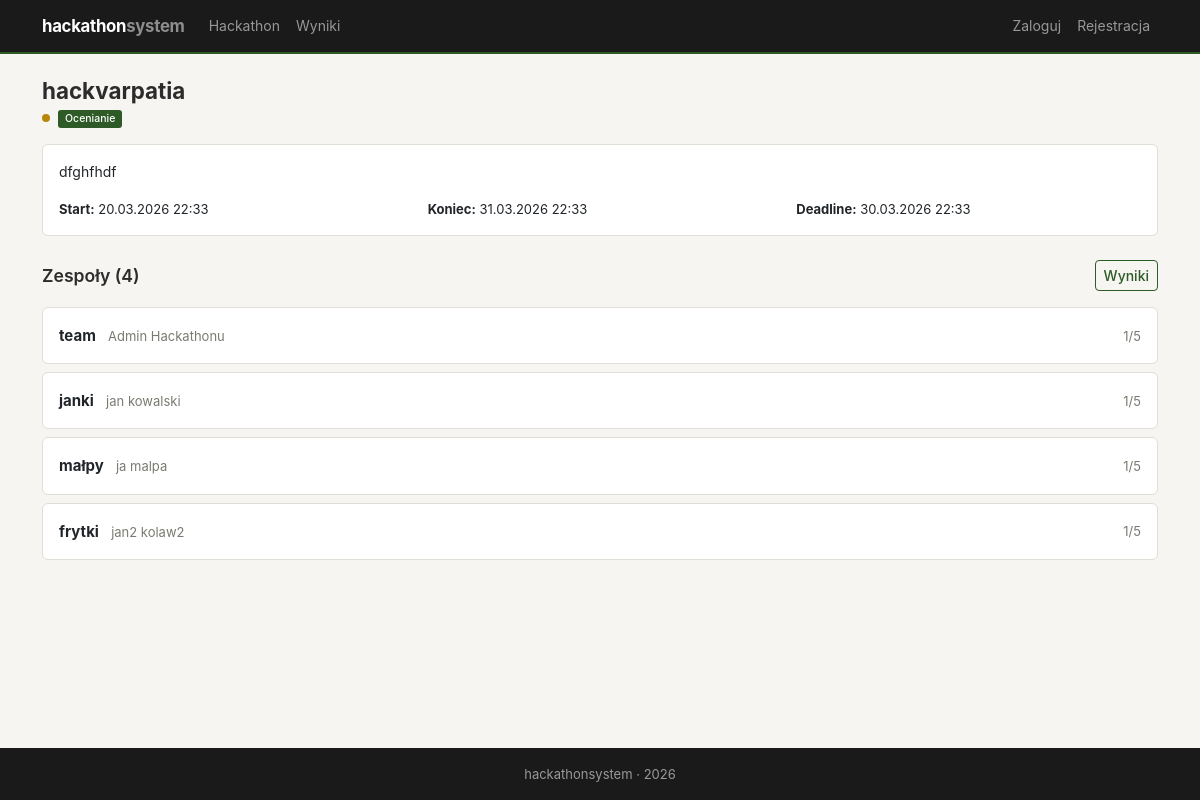
The page /hackathon/ on the database its author committed.
### hackathon/models.py (models this page shows, shortened)
class Hackathon(models.Model):
    STATUS_CHOICES = [
        ('planned', 'Planowany'),
        ('active', 'Aktywny'),
        ('judging', 'Ocenianie'),
        ('finished', 'Zakończony'),
    ]
    name = models.CharField(max_length=200, verbose_name='Nazwa')
    description = models.TextField(verbose_name='Opis')
    date_start = models.DateTimeField(verbose_name='Data rozpoczęcia')
    date_end = models.DateTimeField(verbose_name='Data zakończenia')
    submit_deadline = models.DateTimeField(verbose_name='Deadline oddania projektów')
    status = models.CharField(max_length=20, choices=STATUS_CHOICES, default='planned', verbose_name='Status')
    max_team_size = models.PositiveIntegerField(default=5, verbose_name='Max wielkość zespołu')
    created_at = models.DateTimeField(auto_now_add=True)
    class Meta:
        ordering = ['-date_start']
    @classmethod
    def current(cls):
        h = cls.objects.first()
        if not h:
            raise Http404("Brak hackathonu. Utwórz hackathon w panelu admina.")
        return h

### teams/models.py (models this page shows, shortened)
class Team(models.Model):
    name = models.CharField(max_length=200, verbose_name='Nazwa zespołu')
    hackathon = models.ForeignKey(Hackathon, on_delete=models.CASCADE, related_name='teams')
    captain = models.ForeignKey(User, on_delete=models.CASCADE, related_name='captained_teams')
    description = models.TextField(blank=True, verbose_name='Opis')
    created_at = models.DateTimeField(auto_now_add=True)
    class Meta:
        unique_together = ['name', 'hackathon']

### hackathon/views.py (the view)
# urls.py: path('', views.hackathon_detail, name='detail'),
def hackathon_detail(request):
    hackathon = Hackathon.current()
    teams = hackathon.teams.all()
    return render(request, 'hackathon/detail.html', {'hackathon': hackathon, 'teams': teams})

### hackathon/templates/hackathon/detail.html (shortened to what this page needs)
{% extends 'base.html' %}
{% block content %}
<div class="section-header">
    <div>
        <h2 class="mb-0">{{ hackathon.name }}</h2>
        <span class="status-dot {{ hackathon.status }}"></span>
        <span class="badge bg-primary">{{ hackathon.get_status_display }}</span>
    </div>
</div>
<div class="card p-3 mb-4" style="font-size:14px">
    {% if hackathon.description %}<p>{{ hackathon.description }}</p>{% endif %}
    <div class="row" style="font-size:13px">
        <div class="col-sm-4"><strong>Start:</strong> {{ hackathon.date_start|date:"d.m.Y H:i" }}</div>
        <div class="col-sm-4"><strong>Koniec:</strong> {{ hackathon.date_end|date:"d.m.Y H:i" }}</div>
        <div class="col-sm-4"><strong>Deadline:</strong> {{ hackathon.submit_deadline|date:"d.m.Y H:i" }}</div>
    </div>
</div>
<div class="section-header">
    <h4 class="mb-0">Zespoły ({{ teams.count }})</h4>
    <a href="{% url 'jury:results' %}" class="btn btn-outline-primary btn-sm">Wyniki</a>
</div>
{% for team in teams %}
    <div class="card mb-2 p-3">
        <div class="d-flex justify-content-between align-items-center">
            <div>
                <a href="{% url 'teams:detail' team.pk %}" style="text-decoration:none;color:inherit">
                    <strong>{{ team.name }}</strong>
                </a>
                <span class="text-muted ms-2" style="font-size:13px">{{ team.captain.get_full_name|default:team.captain.username }}</span>
            </div>
            <span class="text-muted" style="font-size:13px">{{ team.members.count }}/{{ hackathon.max_team_size }}</span>
        </div>
    </div>
{% empty %}
    <p class="text-muted">Brak zespołów.</p>
{% endfor %}
{% endblock %}

### static/css/style.css (style rules this page uses)
:root { --c-bg: #f6f5f1; --c-surface: #fff; --c-border: #e0ddd6; --c-text: #2c2c2c; --c-muted: #7a7a72; --c-primary: #2d5a27; --c-primary-light: #e8f0e6; --c-accent: #b8860b; --c-accent-light: #fdf5e6; --c-danger: #a33; --c-nav-bg: #1a1a1a; }
* { box-sizing: border-box; }
body { min-height: 100vh; display: flex; flex-direction: column; background: var(--c-bg); color: var(--c-text); font-family: -apple-system, BlinkMacSystemFont, "Segoe UI", Roboto, sans-serif; font-size: 15px; line-height: 1.55; }
.card { background: var(--c-surface); border: 1px solid var(--c-border); border-radius: 6px; box-shadow: none; transition: border-color .15s; }
.btn { font-size: 14px; border-radius: 4px; font-weight: 500; }
.btn-outline-primary { color: var(--c-primary); border-color: var(--c-primary); }
.badge { font-size: .7em; font-weight: 500; border-radius: 3px; }
.badge.bg-primary { background: var(--c-primary) !important; }
h2 { font-size: 1.4rem; font-weight: 700; margin-bottom: .75rem; }
h4 { font-size: 1.1rem; font-weight: 600; }
.section-header { display: flex; align-items: center; justify-content: space-between; margin-bottom: 1rem; }
.section-header h2 { margin-bottom: 0; }
.status-dot { display: inline-block; width: 8px; height: 8px; border-radius: 50%; margin-right: 4px; }
.status-dot.judging { background: var(--c-accent); }
.text-muted { color: var(--c-muted) !important; }
a { color: var(--c-primary); }

### rows shown on the page
Hackathon: name "hackvarpatia", status "Ocenianie", description "dfghfhdf", date_start "20.03.2026 22:33", date_end "31.03.2026 22:33", submit_deadline "30.03.2026 22:33", count "4", max_team_size "5"
Team: name "team", captain.get_full_name "Admin Hackathonu", members.count "1"
Team: name "janki", captain.get_full_name "jan kowalski", members.count "1"
Team: name "małpy", captain.get_full_name "ja malpa", members.count "1"
Team: name "frytki", captain.get_full_name "jan2 kolaw2", members.count "1"
